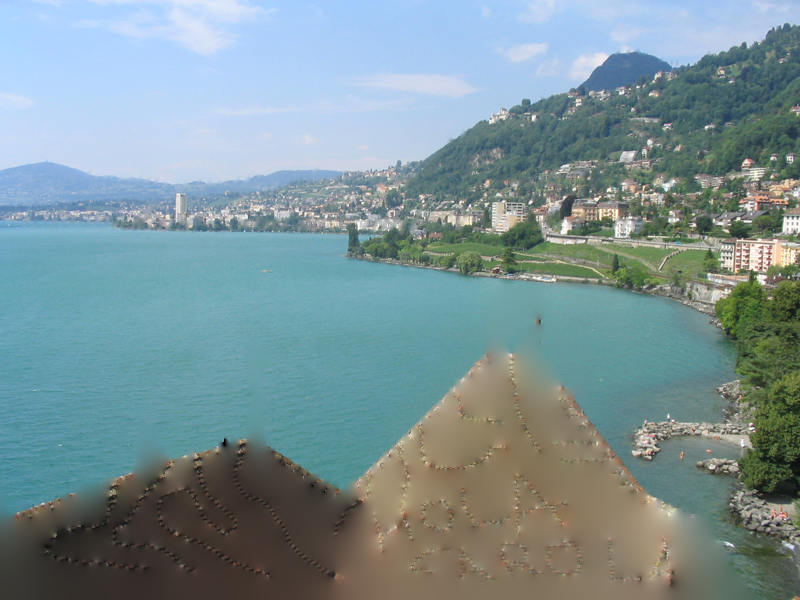
%> input picture project/week4/codeToComplete/TestSet/GoalImage_w1.png, 800 x 600 px
$ octave start.m   (GNU Octave 9; MATLAB toolbox functions it lacks are replaced by stand-ins)
%> lines starting %> are read from the running program, lines starting %| are printed output that depends on the picture; in (x1, y1, x2, y2) boxes, pixels count from 0 and x2, y2 are one past the last pixel; in counts of white or black regions, pixels touching at a corner belong together; the program's own positions count from 1
### project/week4/codeToComplete/find_similar_images.m
function similar_images = find_similar_images(im,mask,Nresults,image_db)

%% COMPUTING GIST DESCRIPTORS

try
    %All the images of the database have to be preprocesed using the
    %function computeGIST, these images are located in the file
    %descriptorsGIST.m
    %load('descriptorsGIST.mat');
    load(image_db);
catch
    disp(['ERROR: Could not load the .mat file ' GISTmatfile]);
    return;
end
%%
% Color transform structure for sRGB->L*a*b*
cform = makecform('srgb2lab');

% Compute GIST descriptor for the query image
Nfeatures = sum(param.orientationsPerScale)*(param.numberBlocks^2);
if param.color == 1
    imgLab = applycform(im,cform);
    g = zeros(1,3*Nfeatures);
    for j = 1:3
        [des,~] = LMgist(imgLab(:,:,j), '', param);
        g(1,(Nfeatures*(j-1))+1:Nfeatures*j) = des;
    end
else
    [g,~] = LMgist(im, '', param);
end

% Crop both the query image and the mask to the central square portion used
% to compute the GIST descriptor
m = min([size(im,1) size(im,2)]);
s = floor(([size(im,1) size(im,2)]-m)/2);
im = im(s(1)+1:s(1)+m,s(2)+1:s(2)+m,:);
mask = mask(s(1)+1:s(1)+m,s(2)+1:s(2)+m);
mask_sm = imresize(mask,[param.imageSize param.imageSize]);


% GIST weights are the average value of mask pixels within each block
s = floor(linspace(0,param.imageSize,param.numberBlocks+1));
blockWeight = zeros(param.numberBlocks);
for y = 1:param.numberBlocks
    for x = 1:param.numberBlocks
        block = mask_sm(s(y)+1:s(y+1),s(x)+1:s(x+1));
        blockWeight(y,x) = 1 - mean(block(:));
    end
end
blockWeight = repmat(blockWeight(:)',[1 sum(param.orientationsPerScale)]);
if param.color == 1
    blockWeight = repmat(blockWeight,[1 3]);
end

% Calculate weighted Euclidean distance
dist = GIST - repmat(g,[size(GIST,1) 1]);
dist = repmat(blockWeight,[size(GIST,1) 1]).*dist;
dist = sum(dist.^2,2);

% Get Nresults nearest images and use them to fill in missing pixels of query
% image; display results
[~,ind] = sort(dist,'ascend');
best_images = cell(Nresults,1);
for i = 1:Nresults
    % Most similar images are saved
    best_images{i,1} = ['Images' '/' filenames{ind(i)}];
end
similar_images = best_images;
end

### project/week4/codeToComplete/start.m
clc;
close all;
clearvars;
%clear all;

addpath UGM/KPM
addpath UGM/compiled
addpath UGM/decode
addpath UGM/examples
addpath UGM/infer
addpath UGM/mex
addpath UGM/minConf_2009
addpath UGM/minFunc_2009
addpath UGM/minFunc_2009/logistic
addpath UGM/misc
addpath UGM/sample
addpath UGM/sub
addpath UGM/train

%%% OPEN INPUT IMAGES
disp('Reading the input data...');

%load images
%TODO: Save on the TestSet Folder the image to restore, and read it
file2read = ['TestSet/GoalImage_w1.png'];
I0 = imread(file2read);
%> I0 is the input picture: size 600x800x3 uint8; mean R, G, B 123.4, 146.3, 150.5
% I0 = imresize(I0,0.25); %comment if you don't want to downscale the images
I0 = (double(I0)/255);  % image to fill
%> I0: size 600x800x3 double

%load mask
%TODO: Save on the testSet Folder the mask of the image to resotre.
file2read = ['TestSet/mask10.png'];
mask = imread(file2read);
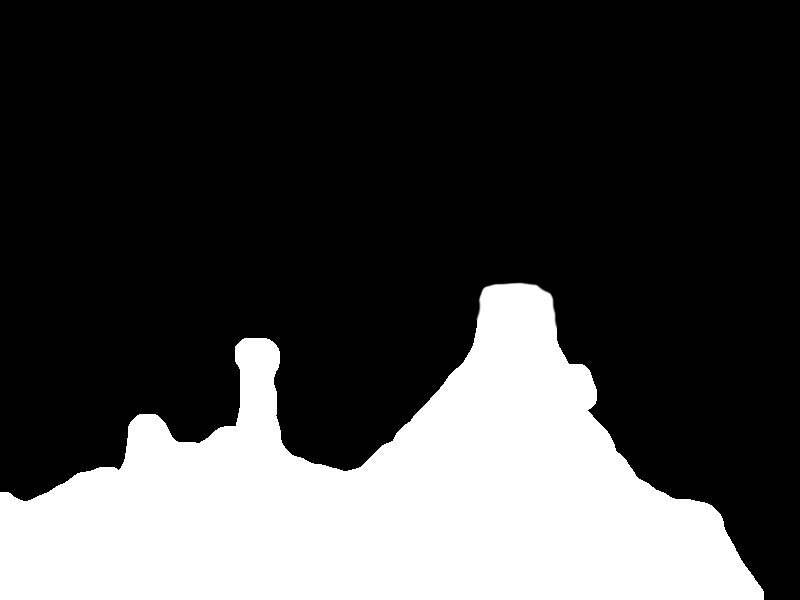
%> input picture project/week4/codeToComplete/TestSet/mask10.png, 800 x 600 px
%> mask is the input picture: size 600x800x3 uint8; min 0, max 255, mean 68.5
% mask = imresize(mask,0.25); %%comment if you don't want to downscale the images
mask = (double(mask)/255);  %mask of the hole to fill
%> mask: size 600x800x3 double

% Creating the mask
mask = rgb2gray(mask);
%> mask: size 600x800 double
mask(mask~=1) = 0;  %remove gray scale, just binary
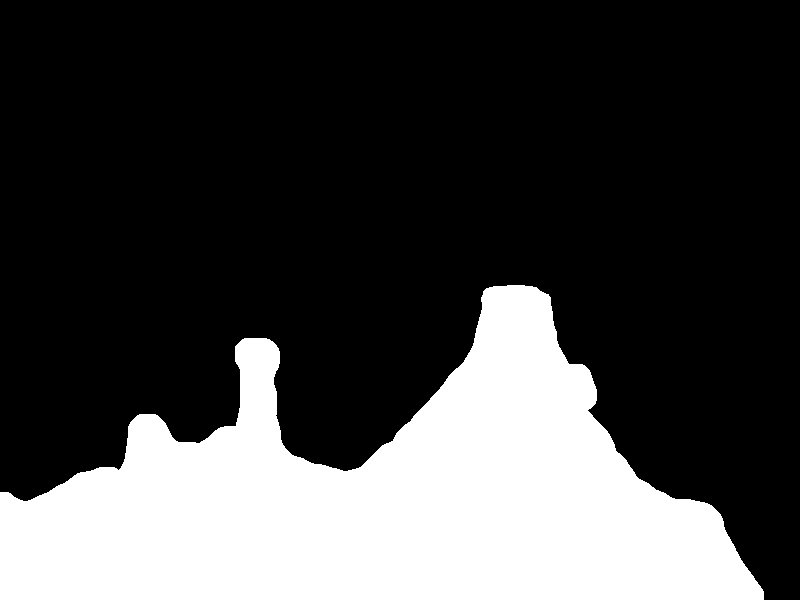
%> mask: size 600x800 double; values 0 (black) and 1 (white), 26.8% white; 1 white region, box (x1, y1, x2, y2) and area: (0, 285, 764, 600) 128734

%Find area where graphical model will be applied
dist = bwdist(mask,'euclidean');
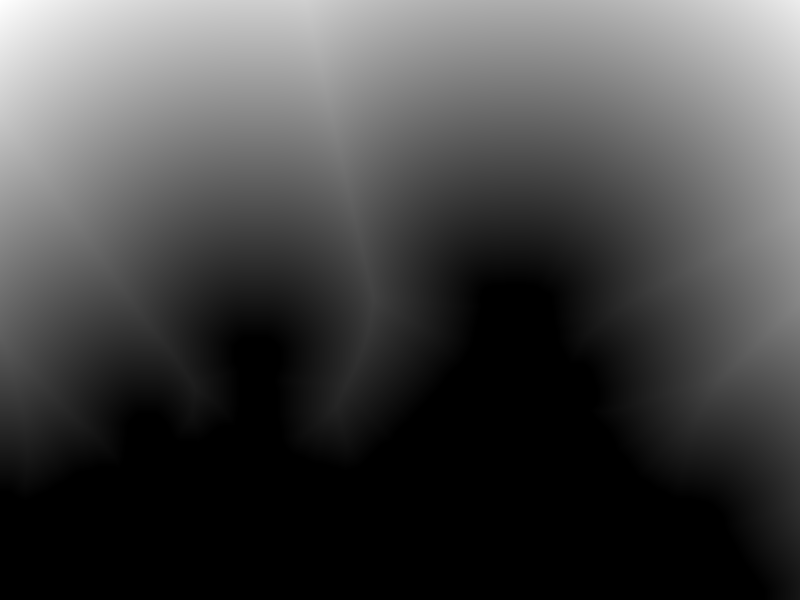
%> dist: size 600x800 single; min 0, max 416.5, mean 113.6; drawn with min black and max white
mask_extended = mask;

%try several values
mask_extended(dist<=40 & mask~=1) = 1; % The added area  where graphical model will be applied
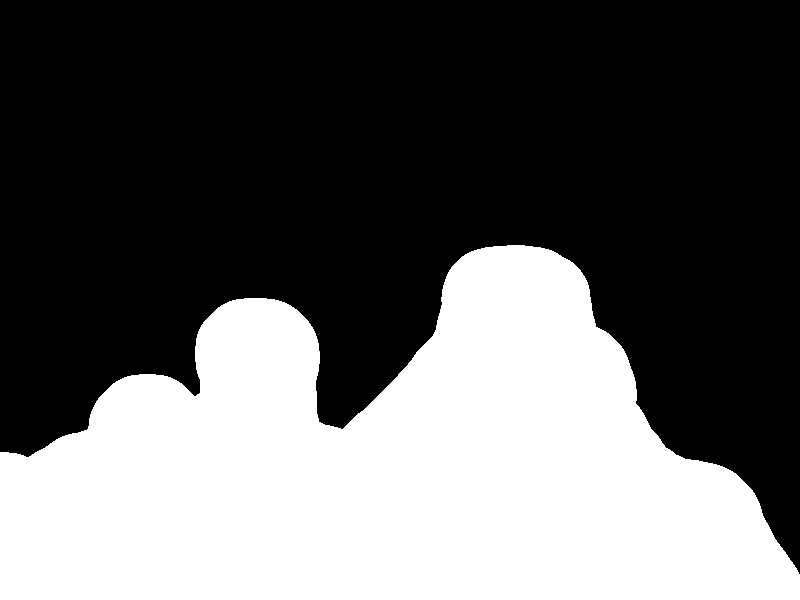
%> mask_extended: size 600x800 double; values 0 (black) and 1 (white), 37.9% white; 1 white region, box (x1, y1, x2, y2) and area: (0, 245, 800, 600) 181974

% Get Nresults nearest images and use them to fill in missing pixels of query
% image; display results
Nresults = 5;
disp('Finding the most similar images...');
similar_images = find_similar_images(I0,mask,Nresults,'descriptorsGIST.mat');
%> in find_similar_images, `imgLab = applycform(im,cform);`: imgLab: size 600x800x3 double; mean of channels 1, 2, 3 58.6, -6.8, -4.3
%> the run ends on the next line
